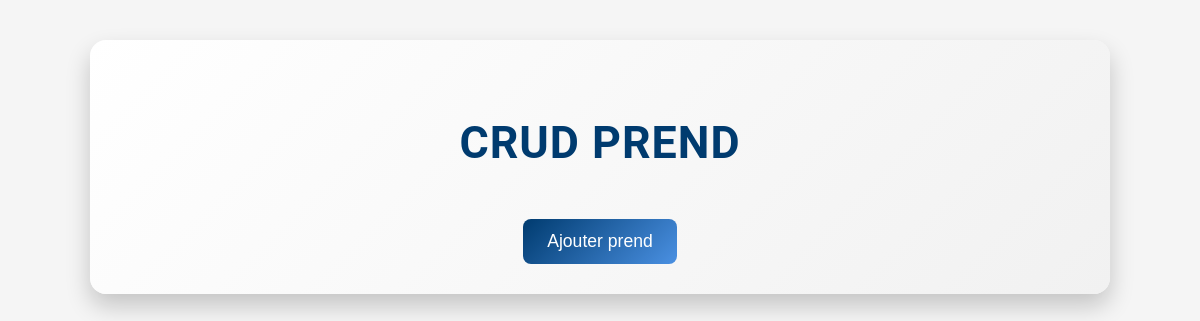
The app's page /vue/vue.prend.php, older data.
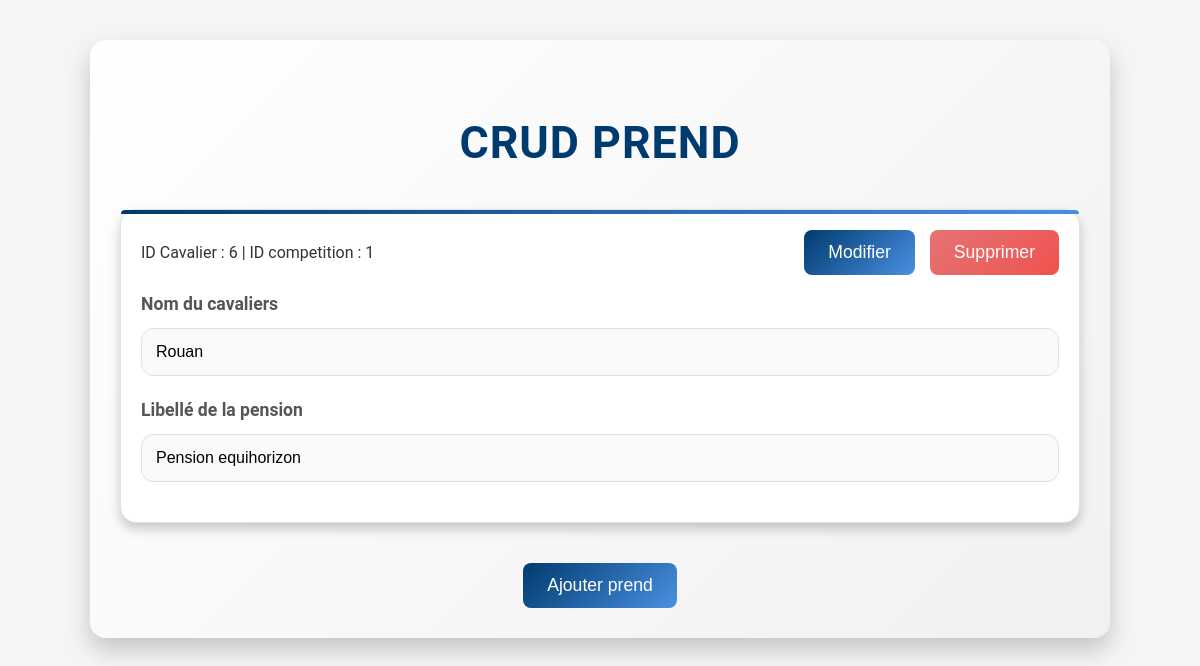
The same page, newer data.
### tables this page shows
CREATE TABLE `prend` (
  `refidcava` int(11) NOT NULL,
  `refidpen` int(11) NOT NULL,
  `supprime` tinyint(1) DEFAULT 0
);

CREATE TABLE `cavaliers` (
  `idcava` int(11) NOT NULL,
  `nomcava` varchar(50) NOT NULL,
  `prenomcava` varchar(50) NOT NULL,
  `datenacava` varchar(50) NOT NULL,
  `numlic` varchar(50) NOT NULL,
  `photo` varchar(50) NOT NULL,
  `nomresp` varchar(50) NOT NULL,
  `prenomresp` varchar(50) NOT NULL,
  `rueresp` varchar(50) NOT NULL,
  `vilresp` varchar(50) NOT NULL,
  `cpresp` varchar(50) NOT NULL,
  `telresp` varchar(50) NOT NULL,
  `emailresp` varchar(50) NOT NULL,
  `password` varchar(50) NOT NULL,
  `assurance` varchar(50) NOT NULL,
  `idgalop` int(11) NOT NULL,
  `supprime` tinyint(1) DEFAULT 0
);

CREATE TABLE `pension` (
  `idpen` int(11) NOT NULL,
  `libpen` varchar(50) NOT NULL,
  `numsire` int(11) NOT NULL,
  `supprime` tinyint(1) DEFAULT 0
);

### class/class.prend.php (called while the page is built, shortened)
<?php
class Prend {
    private $refidcava;
    private $refidpen;
    function __construct(string $ridc = null, string $ridp = null) {
        $this->refidcava = $ridc;
        $this->refidpen = $ridp;
    }
    public function getrefidcava() {
        return $this->refidcava;
    }
    public function getrefidpen() {
        return $this->refidpen;
    }
    public function PrendAll() {
        $con = connexionPDO();
        $sql = "SELECT *
                FROM prend";
        $executesql = $con->prepare($sql);
        $executesql->execute();
        $resultat = $executesql->fetchAll();
        return $resultat;
    }
    public function PrendCava($id) {
        $con = connexionPDO();
        $sql = "SELECT nomcava
                FROM cavaliers
                WHERE idcava = :idcava";
        $data = [':idcava' => $id];
        $executesql = $con->prepare($sql);
        $executesql->execute($data);
        $ligne = $executesql->fetch();
        return $ligne['nomcava'];
    }
    public function PrendPen($id) {
        $con = connexionPDO();
        $sql = "SELECT libpen
                FROM pension
                WHERE idpen = :idpen";
        $data = [':idpen' => $id];
        $executesql = $con->prepare($sql);
        $executesql->execute($data);
        $ligne = $executesql->fetch();
        return $ligne['libpen'];
    }
}
?>

### vue/vue.prend.php (the view, shortened to what this page needs)
<?php
include_once '../class/class.prend.php';
$oprend = new Prend();
$reqprend = $oprend->PrendAll();
?>
<!DOCTYPE html>
<html lang="fr">
<head>
    <link rel="stylesheet" href="../css/style.css">
</head>
<body>
    <div class="container">
        <h2>CRUD Prend</h2>
        <?php
        $i = 0;
        foreach($reqprend as $unereqprend) {
            if ($reqprend [$i]['supprime'] == '0') {
                $unereqprend = new Prend($reqprend[$i]["refidcava"], $reqprend [$i]["refidpen"]);
        ?>
            <div class="engage-item">
                <form name="modifier" action="traitement.prend.php" method="POST" class="entry">
                    <div class="form-header">
                        <span>ID Cavalier : <?php echo $unereqprend->getrefidcava(); ?> | ID competition : <?php echo $unereqprend->getrefidpen(); ?></span>
                        <div class="form-buttons">
                            <button class="btn-primary" type="submit" name="modifier">Modifier</button>
                            <button class="btn-danger" type="submit" name="supprimer">Supprimer</button>
                    </div>
                    </div>
                    <div class="form-group">
                        <label for="nomcava<?php echo $i ?>">Nom du cavaliers</label>
                        <input id="nomcava<?php echo $i ?>" name="nomcava" type="text" value="<?php echo $oprend->PrendCava($unereqprend->getrefidcava());  ?>" onkeyup="autocompletPrendCava(<?php echo $i ?>)"required>
                    </div>
                    <div class="form-group">
                        <label for="libpen<?php echo $i ?>">Libellé de la pension</label>
                        <input id="libpen<?php echo $i ?>" name="libpen" type="text" value="<?php echo $oprend->PrendPen($unereqprend->getrefidpen());  ?>" onkeyup="autocompletPrendPen(<?php echo $i ?>)"required>
                    </div>
                </form>
            </div>
        <?php
        }
        $i++;
    }
    ?>
    <div class="center-button">
        <button class="btn-primary" onclick="toggleForm()">Ajouter prend</button>
    </div>
    </div>
</body>
</html>

Row changes from the older to the newer data that the page shows:
added prend: refidcava "6", refidpen "1", nomcava "Rouan", libpen "Pension equihorizon"
